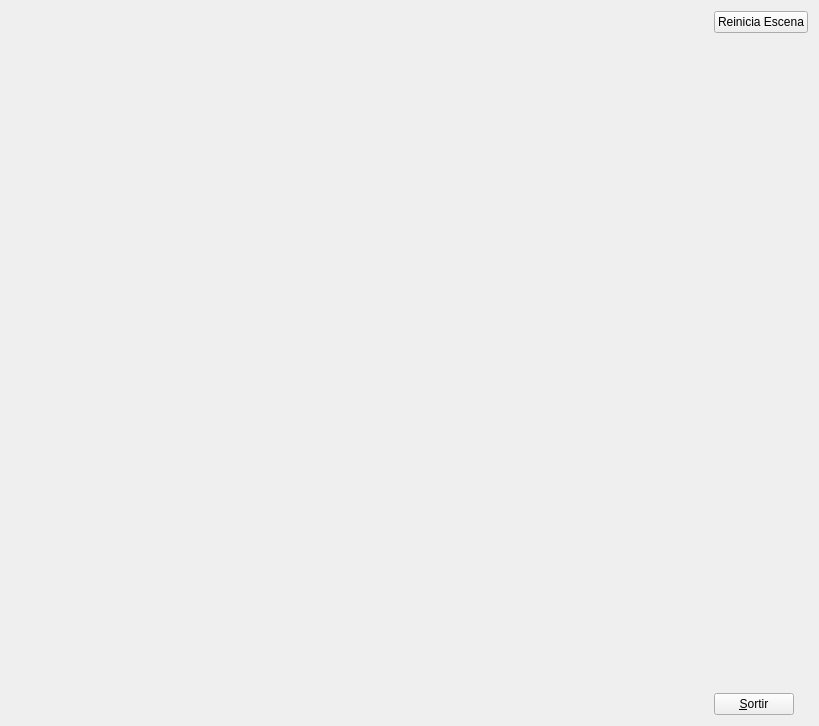
<?xml version="1.0" encoding="UTF-8"?>
<ui version="4.0">
 <class>MyForm</class>
 <widget class="QWidget" name="MyForm">
  <property name="geometry">
   <rect>
    <x>0</x>
    <y>0</y>
    <width>819</width>
    <height>726</height>
   </rect>
  </property>
  <property name="windowTitle">
   <string>Form</string>
  </property>
  <layout class="QHBoxLayout" name="horizontalLayout">
   <item>
    <widget class="MyGLWidget" name="widget" native="true">
     <property name="sizePolicy">
      <sizepolicy hsizetype="Expanding" vsizetype="Expanding">
       <horstretch>0</horstretch>
       <verstretch>0</verstretch>
      </sizepolicy>
     </property>
    </widget>
   </item>
   <item>
    <layout class="QVBoxLayout" name="verticalLayout">
     <item>
      <widget class="QPushButton" name="pushButton_2">
       <property name="text">
        <string>Reinicia Escena</string>
       </property>
      </widget>
     </item>
     <item>
      <spacer name="verticalSpacer">
       <property name="orientation">
        <enum>Qt::Vertical</enum>
       </property>
       <property name="sizeHint" stdset="0">
        <size>
         <width>20</width>
         <height>40</height>
        </size>
       </property>
      </spacer>
     </item>
     <item>
      <widget class="QPushButton" name="pushButton">
       <property name="sizePolicy">
        <sizepolicy hsizetype="Fixed" vsizetype="Fixed">
         <horstretch>0</horstretch>
         <verstretch>0</verstretch>
        </sizepolicy>
       </property>
       <property name="text">
        <string>&amp;Sortir</string>
       </property>
      </widget>
     </item>
    </layout>
   </item>
  </layout>
 </widget>
 <customwidgets>
  <customwidget>
   <class>MyGLWidget</class>
   <extends>QWidget</extends>
   <header>MyGLWidget.h</header>
   <container>1</container>
   <slots>
    <slot>reiniciaEscena()</slot>
   </slots>
  </customwidget>
 </customwidgets>
 <resources/>
 <connections>
  <connection>
   <sender>pushButton</sender>
   <signal>clicked()</signal>
   <receiver>MyForm</receiver>
   <slot>close()</slot>
   <hints>
    <hint type="sourcelabel">
     <x>776</x>
     <y>715</y>
    </hint>
    <hint type="destinationlabel">
     <x>839</x>
     <y>529</y>
    </hint>
   </hints>
  </connection>
  <connection>
   <sender>pushButton_2</sender>
   <signal>clicked()</signal>
   <receiver>widget</receiver>
   <slot>reiniciaEscena()</slot>
   <hints>
    <hint type="sourcelabel">
     <x>735</x>
     <y>19</y>
    </hint>
    <hint type="destinationlabel">
     <x>657</x>
     <y>81</y>
    </hint>
   </hints>
  </connection>
 </connections>
</ui>
